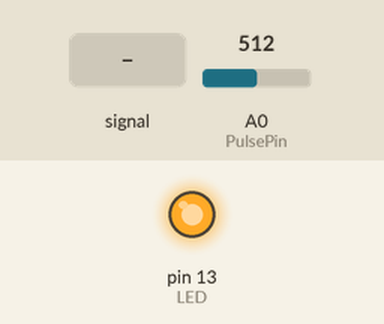
Simulated run of this sketch. Board: Arduino Uno, built with avr-gcc and run on an emulated ATmega328P. Shown: output pins drawn as LEDs (lit = HIGH). Dashed ring = blinking. The test bench sets the inputs (shaded band); at power-on: A0 (PulsePin) = 512. What the sketch prints to the serial monitor is not drawn.

Above: at 1.2 s.
1.3 s: A0 (PulsePin) fed a 2 Hz sine of ±306 counts around its level
At 1.92 s:
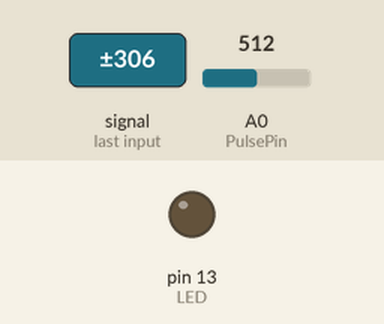
4.3 s: A0 (PulsePin) set to 716
At 5.1 s:
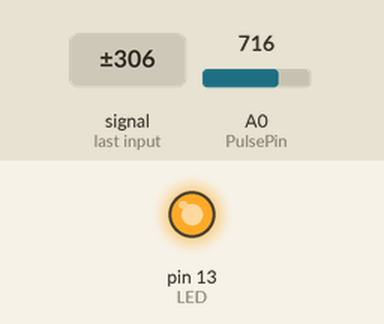
7.3 s: A0 (PulsePin) set to 416
9.2 s: A0 (PulsePin) set to 394
At 9.5 s:
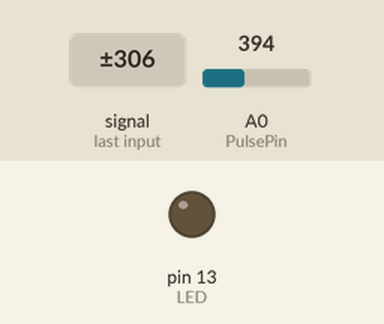
10.7 s: A0 (PulsePin) fed a 1000 Hz sine of ±255 counts around its level
At 11.3 s:
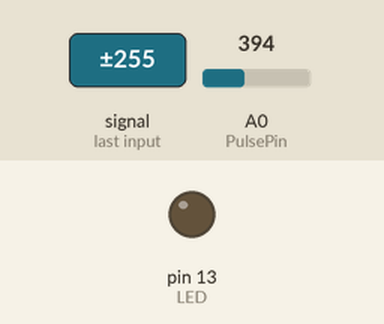
12.3 s: A0 (PulsePin) fed a 200 Hz sine of ±255 counts around its level
At 12.5 s:
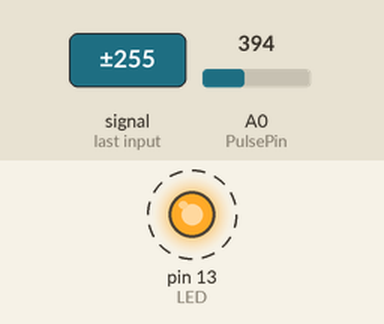
Timing chart, 0 to 16.3 s (numbered marks = the images above; inputs shaded):
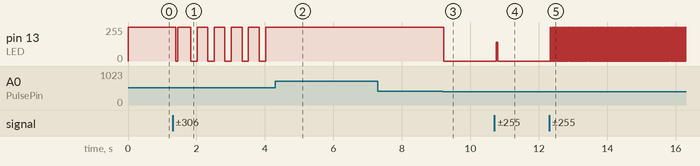

The sketch:

HR_advanced.ino
```cpp
// ran it through chat, and this includes filtering, moving average for BPM, and auto-sets the threshold, so it should be less noisy
////////////////////////////////////////
const int PulsePin = A0;
const int LED = LED_BUILTIN;

float filtered = 0;
float alpha = 0.1;    // smoothing factor (0.05–0.2 works well)

int Signal;
int BPM = 0;
int Threshold = 0;

unsigned long lastBeat = 0;
bool beatState = false;

// auto scaling
int minSignal = 1023;
int maxSignal = 0;

void setup() {
  pinMode(LED, OUTPUT);
  Serial.begin(115200);
}

void loop() {

  Signal = analogRead(PulsePin);

  // Low-pass filter
  filtered = alpha * Signal + (1 - alpha) * filtered;

  // Track min/max for normalization
  if (filtered < minSignal) minSignal = filtered;
  if (filtered > maxSignal) maxSignal = filtered;

  // Normalize signal to large range
  int normalized = map(filtered, minSignal, maxSignal, 400, 700);

  // Dynamic threshold
  Threshold = (maxSignal + minSignal) / 2;

  // Beat detection
  if (filtered > Threshold && !beatState) {

    beatState = true;
    digitalWrite(LED, HIGH);

    unsigned long now = millis();
    int interval = now - lastBeat;

    if (interval > 300) {
      BPM = 60000 / interval;
      lastBeat = now;
    }

  }

  if (filtered < Threshold) {
    beatState = false;
    digitalWrite(LED, LOW);
  }

  Serial.print(normalized);
  Serial.print(",");
  Serial.println(BPM);

  delay(5);
}
```

Measured:
- the behaviour switches between 410 and 409 on A0 (PulsePin) (found by bisection; images 2 and 3)
- after the input at 1.3 s, pin 13 (LED): goes 0/255 0.07 s, 255/255 0.38 s, 4 × (0/255 0.18 s, 255/255 0.31 s), 0/255 0.18 s, then 255/255, starting after 0.09 s
- after the input at 4.3 s, pin 13 (LED): stops changing and stays 255/255
- after the input at 9.2 s, pin 13 (LED): 255/255 → 0/255 at once
- after the input at 10.7 s, pin 13 (LED): 0/255 → 141/255 after 0.06 s, → 0/255 0.04 s later
- after the input at 12.3 s, pin 13 (LED): alternates 255/255 for 0.02 s and 0/255 for 0.03 s, starting at once
